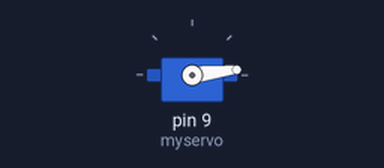
The sketch below on a simulated Arduino Uno, built with avr-gcc and run on an emulated ATmega328P. On the bench: servo.

Above: at 0.05 s.
At 0.85 s:
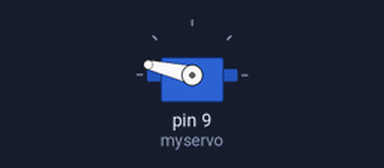
At 5.9 s:
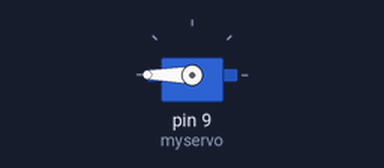
At 11.75 s:
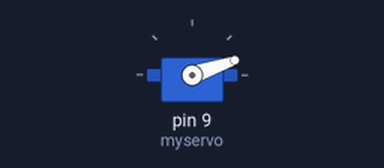
Timing chart, 0 to 19.3 s (numbered marks = the images above):
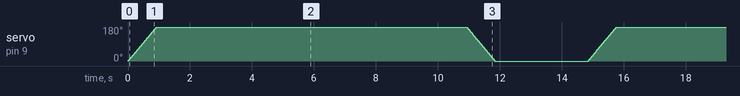

The sketch:

wave.ino
```cpp
/*
 Controlling a servo position on a schedule

 modified on May 29 2023
 by Mason and Chance Smith
 source http://www.arduino.cc/en/Tutorial/Knob
*/

#include <Servo.h>

Servo myservo;  // create servo object to control a servo

int pos = 0;  // variable to store the servo position

void setup() {
  myservo.attach(9);  // attaches the servo on pin 9 to the servo object
}

void loop() {
  // wave the arm from 0 to 180 degrees
  for (pos = 0; pos <= 180; pos += 1) {
    myservo.write(pos);
    delay(5);
  }

  delay(10000);

  // wave the arm from 180 to 0 degrees
  for (pos = 180; pos >= 0; pos -= 1) {
    myservo.write(pos);
    delay(5);
  }

  delay(3000);
}
```
